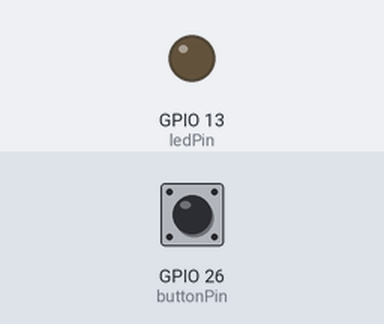
Recording of a sketch running on a simulated ESP32. Parts: output pins drawn as LEDs (lit = HIGH). The test bench sets the inputs (shaded band); at power-on: GPIO 26 (buttonPin) HIGH.

Above: at 1.2 s.
1.3 s: GPIO 26 (buttonPin) pulled LOW for 3.2 s
At 4.6 s:
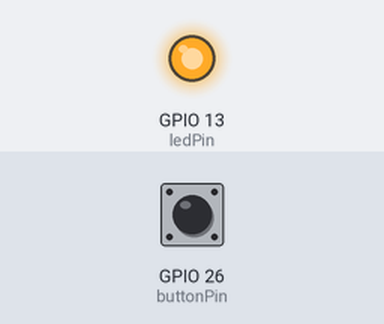
Timing chart, 0 to 6.8 s (numbered marks = the images above; inputs shaded):
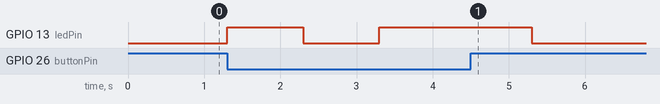

Measured:
- after the input at 1.3 s, GPIO 13 (ledPin): LOW → HIGH at once, → LOW 1.0 s later, → HIGH 1.0 s later, → LOW 2.0 s later

The sketch:

button.ino
```cpp
const int buttonPin = 26;     // the number of the pushbutton pin
const int ledPin =  13;      // the number of the LED pin
int counter = 1;

void setup()
{
  pinMode(ledPin, OUTPUT);        // initialize the LED pin as an output:
  pinMode(buttonPin, INPUT);      // initialize the pushbutton pin as an input:
}

void loop()
{
  // read the state of the pushbutton value:
  //int buttonState = digitalRead(buttonPin);

 int buttonState = digitalRead(buttonPin);

  //If the button is pressed
  if (buttonState == LOW)
  {
    // turn LED on:
    digitalWrite(ledPin, HIGH);
    //waits for 1 second times the counter
    delay(1000*counter);
    //Turns omn for one second hence the delay(1000)
    digitalWrite(ledPin, LOW);
    delay(1000);
    //Interates the counter to make the led on for a longer period
    counter++;
  }
  else
  {
    // turn LED off:
    digitalWrite(ledPin, LOW);
    //sets the counter back to one
    counter = 1;
  }

}
```
